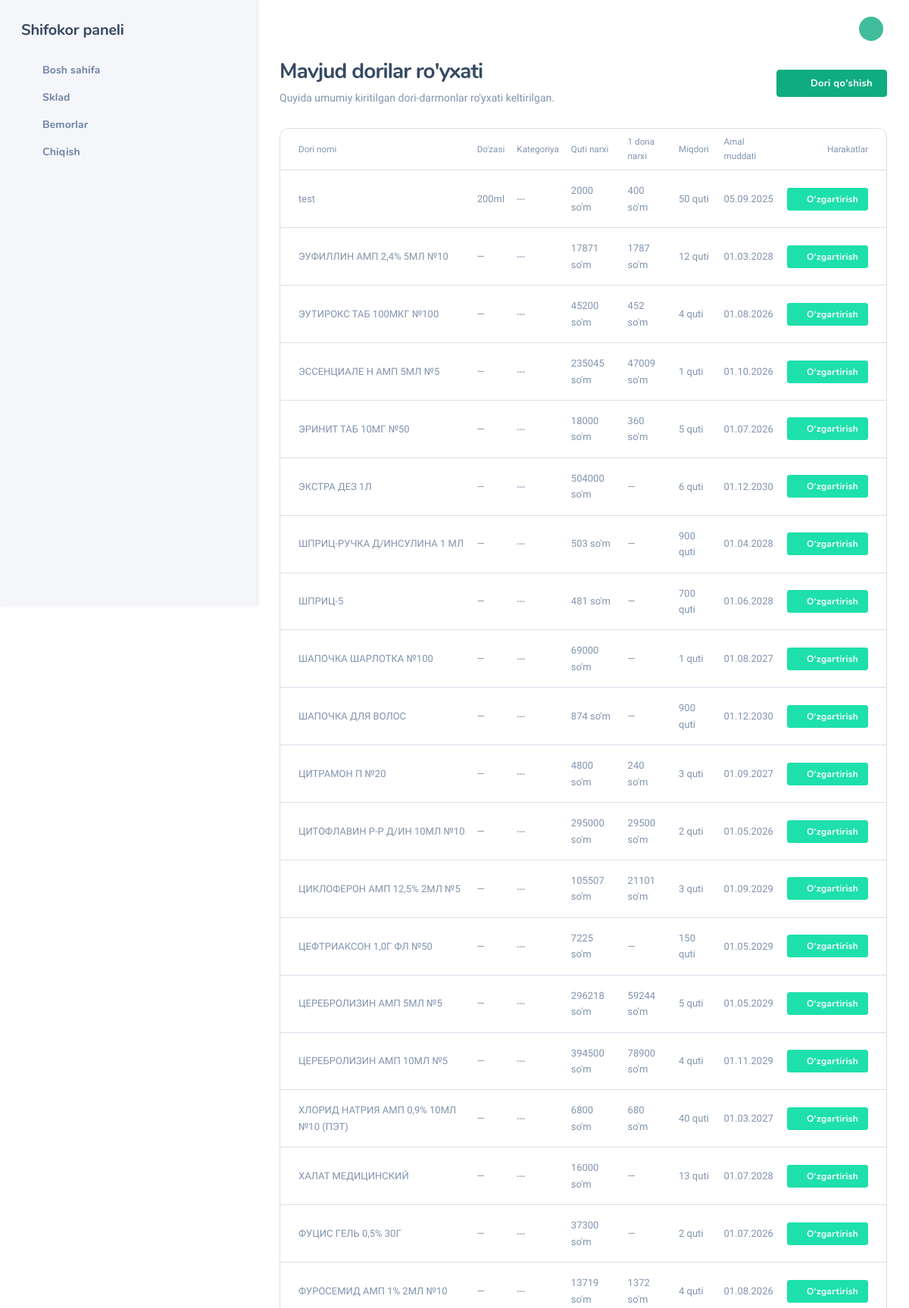
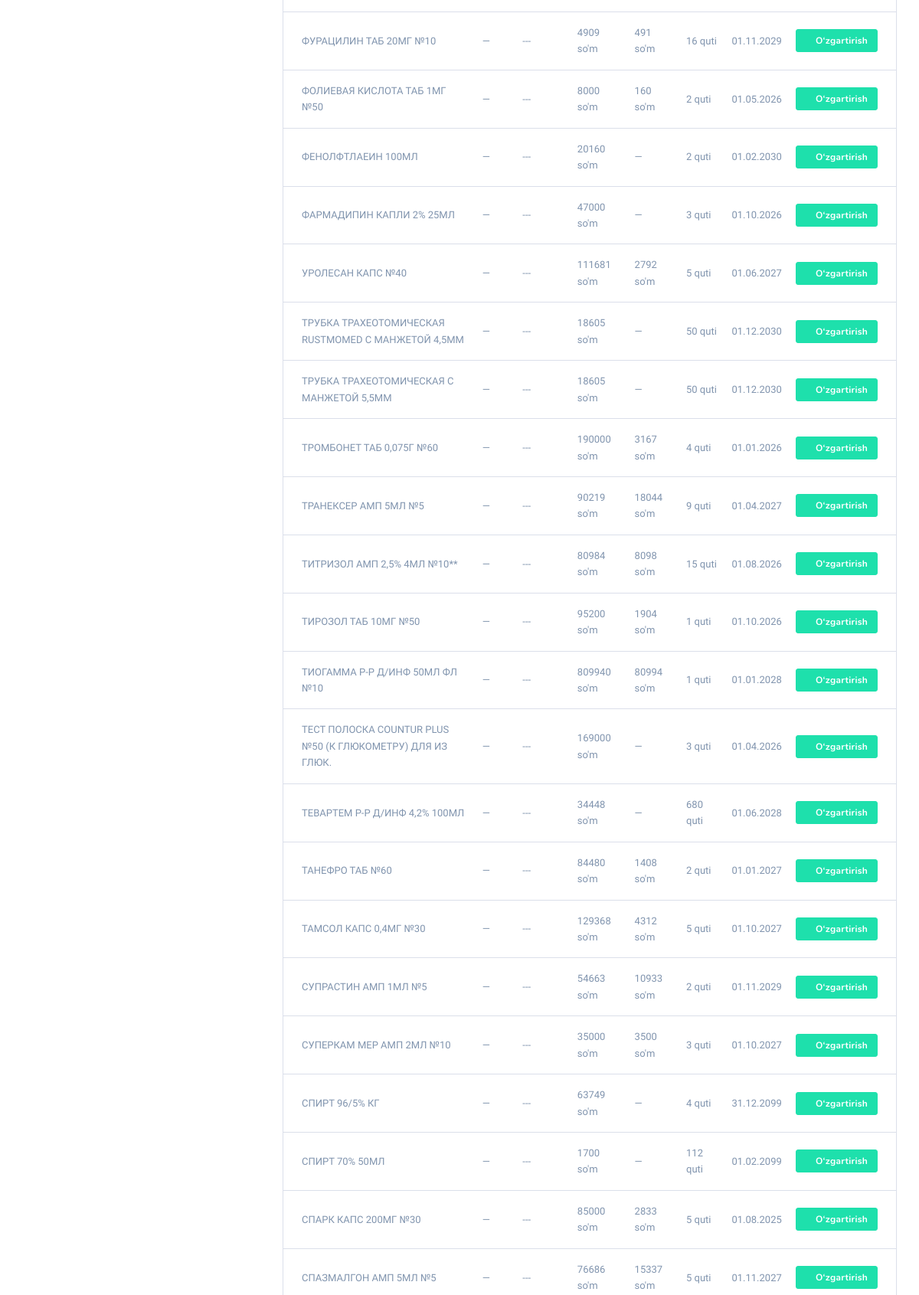
The page /medicine/list/ (signed in, upper part) on the database its author committed (2 pictures, top to bottom).
### main/models.py (models this page shows, shortened)
class Medicine(models.Model):
    CATEGORY_CHOICES = [
        ('---', '---'),
        ('tablet', 'Tabletkalar'),
        ('syrup', 'Sirop'),
        ('vitamin', 'Vitamin'),
        ('inhaler', 'Ingalator'),
    ]
    name = models.CharField(max_length=100)
    generic_name = models.CharField(max_length=100, blank=True, null=True)
    weight = models.CharField(max_length=50, blank=True, null=True)
    category = models.CharField(max_length=50, choices=CATEGORY_CHOICES, default='---',blank=True,null=True)
    price = models.DecimalField(max_digits=10, decimal_places=2)  # Quti narxi
    box_quantity = models.PositiveIntegerField(default=1)  # Qutidagi dona soni
    quantity = models.PositiveIntegerField(default=0)  # Qutining soni (omborda nechta quti bor)
    extra_units = models.PositiveIntegerField(default=0) # Qutilardan tashqari qolgan donalar
    expiry_date = models.DateField(blank=True, null=True)
    owner = models.ForeignKey("CustomUser", on_delete=models.CASCADE, null=True, blank=True)
    created_at = models.DateTimeField(auto_now_add=True)
    place = models.ForeignKey("Place", on_delete=models.CASCADE, null=True, blank=True)
    @property
    def unit_price(self):
        if self.box_quantity > 0:
            return self.price / Decimal(self.box_quantity)
        return self.price
    @property
    def total_units(self):
        return self.quantity * self.box_quantity + (self.extra_units or 0)
    @property
    def remaining_display(self):
        if self.box_quantity <= 0:
            return f"{self.total_units} dona"
        if self.box_quantity == 1:
            return f"{self.total_units} quti"
        full_boxes, remainder = divmod(self.total_units, self.box_quantity)
        if full_boxes and remainder:
            return f"{full_boxes} quti ({remainder} dona)"
        if full_boxes and not remainder:
            return f"{full_boxes} quti"
        return f"{remainder} dona"
    class Meta:
        ordering = ['-created_at']
        verbose_name = "Dori"
        verbose_name_plural = "Dorilar"

### main/views.py (the view)
# urls.py: path('medicine/list/', medicine_list_view, name='listmedicine'),
@login_required
def medicine_list_view(request):
    medicines = Medicine.objects.filter(place__isnull=True).order_by('-created_at')
    return render(request, 'listmedicine.html', {'medicines': medicines})

### templates/listmedicine.html
{% extends "base.html" %}
{% block content %}
<div class="nk-content">
    <div class="container-fluid">
        <div class="nk-content-inner">
            <div class="nk-content-body">
                <div class="nk-block-head nk-block-head-sm">
                    <div class="nk-block-between">
                        <div class="nk-block-head-content">
                            <h3 class="nk-block-title page-title">Mavjud dorilar ro'yxati</h3>
                            <div class="nk-block-des text-soft">
                                <p>Quyida umumiy kiritilgan dori-darmonlar ro'yxati keltirilgan.</p>
                            </div>
                        </div>
                        {% if user.role == 'admin' %}
                        <div class="nk-block-head-content">
                            <a href="{% url 'all_places_medicines' %}" class="btn btn-primary">
                                <em class="icon ni ni-layers"></em>
                                <span>Boshqa joydagi dorilarni ko'rish</span>
                            </a>
                        </div>
                        {% else %}
                        <div class="nk-block-head-content">
                            <a href="{% url 'addmedicine' %}" class="btn btn-primary">
                                <em class="icon ni ni-plus"></em>
                                <span>Dori qo'shish</span>
                            </a>
                        </div>
                        {% endif %}
                    </div>
                </div>
                {% if medicines %}
                <div class="nk-block">
                    <div class="card card-bordered">
                        <div class="card-inner-group">
                            <div class="card-inner p-0">
                                <div class="nk-tb-list">
                                    <div class="nk-tb-item nk-tb-head">
                                        <div class="nk-tb-col"><span>Dori nomi</span></div>
                                        <div class="nk-tb-col"><span>Do'zasi</span></div>
                                        <div class="nk-tb-col"><span>Kategoriya</span></div>
                                        <div class="nk-tb-col"><span>Quti narxi</span></div>
                                        <div class="nk-tb-col"><span>1 dona narxi</span></div>
                                        <div class="nk-tb-col"><span>Miqdori</span></div>
                                        <div class="nk-tb-col"><span>Amal muddati</span></div>
                                        <div class="nk-tb-col text-end"><span>Harakatlar</span></div>
                                    </div>
                                    {% for med in medicines %}
                                    <div class="nk-tb-item">
                                        <div class="nk-tb-col">{{ med.name }}</div>
                                        <div class="nk-tb-col">{{ med.weight|default:"—" }}</div>
                                        <div class="nk-tb-col">{{ med.get_category_display }}</div>
                                        <div class="nk-tb-col">{{ med.price|floatformat:0 }} so'm</div>
                                        <div class="nk-tb-col">
                                            {% if med.box_quantity > 1 %}
                                                {{ med.unit_price|floatformat:0 }} so'm
                                            {% else %}
                                                —
                                            {% endif %}
                                        </div>
                                        <div class="nk-tb-col">
                                            {{ med.remaining_display }}
                                        </div>
                                        <div class="nk-tb-col">
                                            {{ med.expiry_date|date:"d.m.Y"|default:"—" }}
                                        </div>
                                        <div class="nk-tb-col text-end">
                                            <a href="{% url 'medicine_update' med.id %}" class="btn btn-sm btn-success">
                                                <em class="icon ni ni-edit"></em> O‘zgartirish
                                            </a>
                                        </div>
                                    </div>
                                    {% endfor %}
                                </div>
                            </div>
                        </div>
                    </div>
                </div>
                {% else %}
                    <p class="text-muted">Siz hali hech qanday dori qo‘shmagansiz.</p>
                {% endif %}
            </div>
        </div>
    </div>
</div>
{% endblock content %}

### rows shown on the page
Medicine: name "test", weight "200ml", category "---", price "2000", unit_price "400", remaining_display "50 quti", expiry_date "05.09.2025"
Medicine: name "ЭУФИЛЛИН АМП 2,4% 5МЛ №10", weight "—", category "---", price "17871", unit_price "1787", remaining_display "12 quti", expiry_date "01.03.2028"
Medicine: name "ЭУТИРОКС ТАБ 100МКГ №100", weight "—", category "---", price "45200", unit_price "452", remaining_display "4 quti", expiry_date "01.08.2026"
Medicine: name "ЭССЕНЦИАЛЕ Н АМП 5МЛ №5", weight "—", category "---", price "235045", unit_price "47009", remaining_display "1 quti", expiry_date "01.10.2026"
Medicine: name "ЭРИНИТ ТАБ 10МГ №50", weight "—", category "---", price "18000", unit_price "360", remaining_display "5 quti", expiry_date "01.07.2026"
Medicine: name "ЭКСТРА ДЕЗ 1Л", weight "—", category "---", price "504000", remaining_display "6 quti", expiry_date "01.12.2030"
Medicine: name "ШПРИЦ-РУЧКА Д/ИНСУЛИНА 1 МЛ", weight "—", category "---", price "503", remaining_display "900 quti", expiry_date "01.04.2028"
Medicine: name "ШПРИЦ-5", weight "—", category "---", price "481", remaining_display "700 quti", expiry_date "01.06.2028"
Medicine: name "ШАПОЧКА ШАРЛОТКА №100", weight "—", category "---", price "69000", remaining_display "1 quti", expiry_date "01.08.2027"
Medicine: name "ШАПОЧКА ДЛЯ ВОЛОС", weight "—", category "---", price "874", remaining_display "900 quti", expiry_date "01.12.2030"
Medicine: name "ЦИТРАМОН П №20", weight "—", category "---", price "4800", unit_price "240", remaining_display "3 quti", expiry_date "01.09.2027"
Medicine: name "ЦИТОФЛАВИН Р-Р Д/ИН 10МЛ №10", weight "—", category "---", price "295000", unit_price "29500", remaining_display "2 quti", expiry_date "01.05.2026"
Medicine: name "ЦИКЛОФЕРОН АМП 12,5% 2МЛ №5", weight "—", category "---", price "105507", unit_price "21101", remaining_display "3 quti", expiry_date "01.09.2029"
Medicine: name "ЦЕФТРИАКСОН 1,0Г ФЛ №50", weight "—", category "---", price "7225", remaining_display "150 quti", expiry_date "01.05.2029"
Medicine: name "ЦЕРЕБРОЛИЗИН АМП 5МЛ №5", weight "—", category "---", price "296218", unit_price "59244", remaining_display "5 quti", expiry_date "01.05.2029"
Medicine: name "ЦЕРЕБРОЛИЗИН АМП 10МЛ №5", weight "—", category "---", price "394500", unit_price "78900", remaining_display "4 quti", expiry_date "01.11.2029"
Medicine: name "ХЛОРИД НАТРИЯ АМП 0,9% 10МЛ №10 (ПЭТ)", weight "—", category "---", price "6800", unit_price "680", remaining_display "40 quti", expiry_date "01.03.2027"
Medicine: name "ХАЛАТ МЕДИЦИНСКИЙ", weight "—", category "---", price "16000", remaining_display "13 quti", expiry_date "01.07.2028"
Medicine: name "ФУЦИС ГЕЛЬ 0,5% 30Г", weight "—", category "---", price "37300", remaining_display "2 quti", expiry_date "01.07.2026"
Medicine: name "ФУРОСЕМИД АМП 1% 2МЛ №10", weight "—", category "---", price "13719", unit_price "1372", remaining_display "4 quti", expiry_date "01.08.2026"
Medicine: name "ФУРАЦИЛИН ТАБ 20МГ №10", weight "—", category "---", price "4909", unit_price "491", remaining_display "16 quti", expiry_date "01.11.2029"
Medicine: name "ФОЛИЕВАЯ КИСЛОТА ТАБ 1МГ №50", weight "—", category "---", price "8000", unit_price "160", remaining_display "2 quti", expiry_date "01.05.2026"
Medicine: name "ФЕНОЛФТЛАЕИН 100МЛ", weight "—", category "---", price "20160", remaining_display "2 quti", expiry_date "01.02.2030"
Medicine: name "ФАРМАДИПИН КАПЛИ 2% 25МЛ", weight "—", category "---", price "47000", remaining_display "3 quti", expiry_date "01.10.2026"
Medicine: name "УРОЛЕСАН КАПС №40", weight "—", category "---", price "111681", unit_price "2792", remaining_display "5 quti", expiry_date "01.06.2027"
Medicine: name "ТРУБКА ТРАХЕОТОМИЧЕСКАЯ RUSTMOMED С МАНЖЕТОЙ 4,5ММ", weight "—", category "---", price "18605", remaining_display "50 quti", expiry_date "01.12.2030"
Medicine: name "ТРУБКА ТРАХЕОТОМИЧЕСКАЯ С МАНЖЕТОЙ 5,5ММ", weight "—", category "---", price "18605", remaining_display "50 quti", expiry_date "01.12.2030"
Medicine: name "ТРОМБОНЕТ ТАБ 0,075Г №60", weight "—", category "---", price "190000", unit_price "3167", remaining_display "4 quti", expiry_date "01.01.2026"
Medicine: name "ТРАНЕКСЕР АМП 5МЛ №5", weight "—", category "---", price "90219", unit_price "18044", remaining_display "9 quti", expiry_date "01.04.2027"
Medicine: name "ТИТРИЗОЛ АМП 2,5% 4МЛ №10**", weight "—", category "---", price "80984", unit_price "8098", remaining_display "15 quti", expiry_date "01.08.2026"
Medicine: name "ТИРОЗОЛ ТАБ 10МГ №50", weight "—", category "---", price "95200", unit_price "1904", remaining_display "1 quti", expiry_date "01.10.2026"
Medicine: name "ТИОГАММА Р-Р Д/ИНФ 50МЛ ФЛ №10", weight "—", category "---", price "809940", unit_price "80994", remaining_display "1 quti", expiry_date "01.01.2028"
Medicine: name "ТЕСТ ПОЛОСКА COUNTUR PLUS №50 (К ГЛЮКОМЕТРУ) ДЛЯ ИЗ ГЛЮК.", weight "—", category "---", price "169000", remaining_display "3 quti", expiry_date "01.04.2026"
Medicine: name "ТЕВАРТЕМ Р-Р Д/ИНФ 4,2% 100МЛ", weight "—", category "---", price "34448", remaining_display "680 quti", expiry_date "01.06.2028"
Medicine: name "ТАНЕФРО ТАБ №60", weight "—", category "---", price "84480", unit_price "1408", remaining_display "2 quti", expiry_date "01.01.2027"
Medicine: name "ТАМСОЛ КАПС 0,4МГ №30", weight "—", category "---", price "129368", unit_price "4312", remaining_display "5 quti", expiry_date "01.10.2027"
Medicine: name "СУПРАСТИН АМП 1МЛ №5", weight "—", category "---", price "54663", unit_price "10933", remaining_display "2 quti", expiry_date "01.11.2029"
Medicine: name "СУПЕРКАМ МЕР АМП 2МЛ №10", weight "—", category "---", price "35000", unit_price "3500", remaining_display "3 quti", expiry_date "01.10.2027"
Medicine: name "СПИРТ 96/5% КГ", weight "—", category "---", price "63749", remaining_display "4 quti", expiry_date "31.12.2099"
Medicine: name "СПИРТ 70% 50МЛ", weight "—", category "---", price "1700", remaining_display "112 quti", expiry_date "01.02.2099"
Medicine: name "СПАРК КАПС 200МГ №30", weight "—", category "---", price "85000", unit_price "2833", remaining_display "5 quti", expiry_date "01.08.2025"
Medicine: name "СПАЗМАЛГОН АМП 5МЛ №5", weight "—", category "---", price "76686", unit_price "15337", remaining_display "5 quti", expiry_date "01.11.2027"
